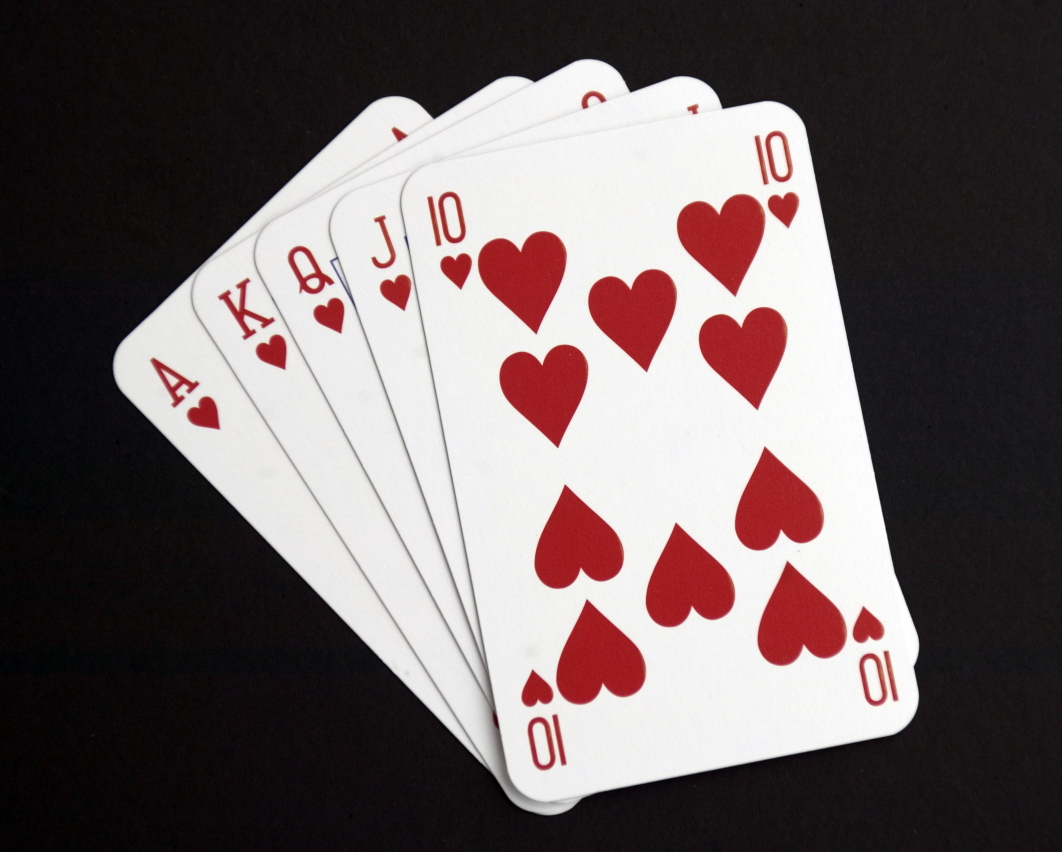
#> input picture app/img/example2.jpg, 3184 x 2556 px (shown at 1/3 size)
$ jupyter execute --allow-errors image-wraping.ipynb
#> lines starting #> are read from the running program, lines starting #| are printed output that depends on the picture
[cell 1]
import cv2
from matplotlib import pyplot as plt
import numpy as np

[cell 2]
x = np.float64([[0.3709170854271357, 0.2007042253521127],
 [0.7465452261306532, 0.12402190923317684],
 [0.4839824120603015, 0.9252738654147105],
 [0.8684045226130653, 0.8407668231611893]])

x[:,0] = x[:,0]/3184
x[:,1] = x[:,1]/2556
x.tolist()

[cell 3]
image = cv2.imread('../img/example2.jpg')
#> image is the input picture: shape (2556, 3184, 3); mean B, G, R 100.2, 99.4, 111.3
h,w,_ = image.shape
#> h = 2556; w = 3184

[cell 4]
h,w
#> Out = (2556, 3184)

[cell 5]
x[:,0] = x[:,0]*3184
x[:,1] = x[:,1]*2556
x.tolist()

[cell 6]
image_rgb = cv2.cvtColor(image, cv2.COLOR_BGR2RGB)

# Display the image using Matplotlib
plt.imshow(image_rgb)
plt.title('Displayed Image')
plt.axis('off')  # Turn off axis numbers
plt.show()

[cell 7]
def warp_image(image, src_points, w, h):
    """
    Warps an image from src_points to a new dimension (w, h).

    :param image: Input image
    :param src_points: List of four source points (x, y) in the order
                       top-left, top-right, bottom-left, bottom-right.
    :param w: Width of the output image
    :param h: Height of the output image
    :return: Warped image
    """
#> called with src_points = array of shape (4, 2), w = 600, h = 800
    # Destination points
    dst_points = np.float32([[0, 0], [w, 0], [0, h], [w, h]])

    # Compute the perspective transform matrix and warp the image
    matrix = cv2.getPerspectiveTransform(src_points, dst_points)
    warped_image = cv2.warpPerspective(image, matrix, (w, h))
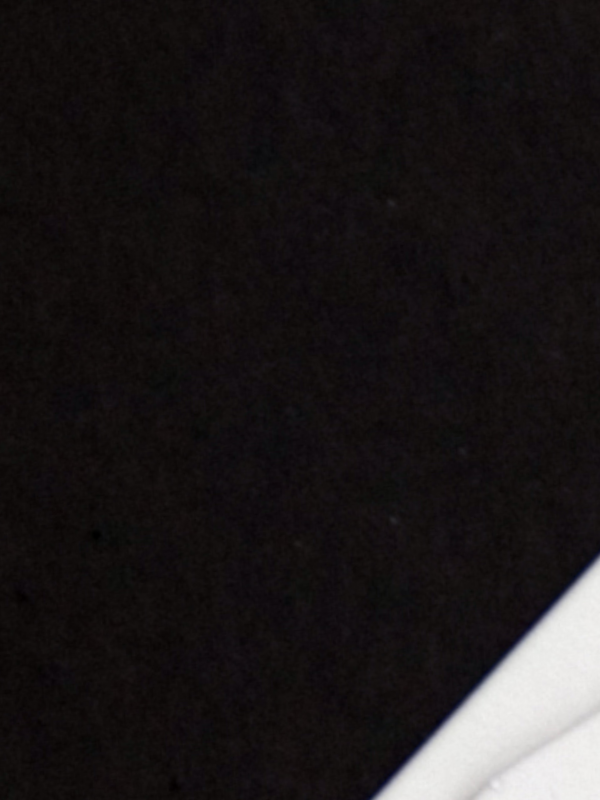
#> warped_image: shape (800, 600, 3); mean B, G, R 26.4, 25.8, 29.7

    return warped_image

[cell 8]
src_points = np.float32([
    [524, 112],  # Top-left point
    [913, 145],  # Top-right point
    [490, 650],  # Bottom-left point
    [881, 687]   # Bottom-right point
])

# Desired width and height
width, height = 600, 800

# Warp the image
warped = warp_image(image, src_points, width, height)

[cell 9]
image_rgb = cv2.cvtColor(warped, cv2.COLOR_BGR2RGB)
#> image_rgb: shape (800, 600, 3)

# Display the image using Matplotlib
plt.imshow(image_rgb)
plt.title('Displayed Image')
plt.axis('off')  # Turn off axis numbers
plt.show()

[cell 10]
import cv2
import numpy as np
import requests

def read_image_from_url(url):
    # Send an HTTP GET request to the URL
    response = requests.get(url)

    # Raise an exception if the request was unsuccessful
    response.raise_for_status()

    # Convert the response content to a NumPy array
    image_array = np.frombuffer(response.content, dtype=np.uint8)

    # Decode the NumPy array to an OpenCV image
    image = cv2.imdecode(image_array, cv2.IMREAD_COLOR)

    # If needed, convert color from BGR to RGB
    image = cv2.cvtColor(image, cv2.COLOR_BGR2RGB)

    return image

# Example usage
url = 'https://external-content.duckduckgo.com/iu/?u=http%3A%2F%2Fupload.wikimedia.org%2Fwikipedia%2Fcommons%2Fe%2Fe2%2FA_studio_image_of_a_hand_of_playing_cards._MOD_45148377.jpg&f=1&nofb=1&ipt=982488faf2b7b347563830f58c00e7503ef6c18b387d23ae5d7bad3ab658b215&ipo=images'  # Replace with your image URL
#> (the rest of this cell did not finish here and is left out)

[cell 11]
src_points = np.float32([
    [1200, 520],
    [2377, 317],
    [1541, 2365],
    [2765, 2149],
    ])
width, height = 600, 800

warped = warp_image(image, src_points, width, height)
#> call 2 of warp_image, with src_points = array of shape (4, 2), w = 600, h = 800
#> in warp_image (call 2), `warped_image = cv2.warpPerspective(image, matrix, (w, h))`:
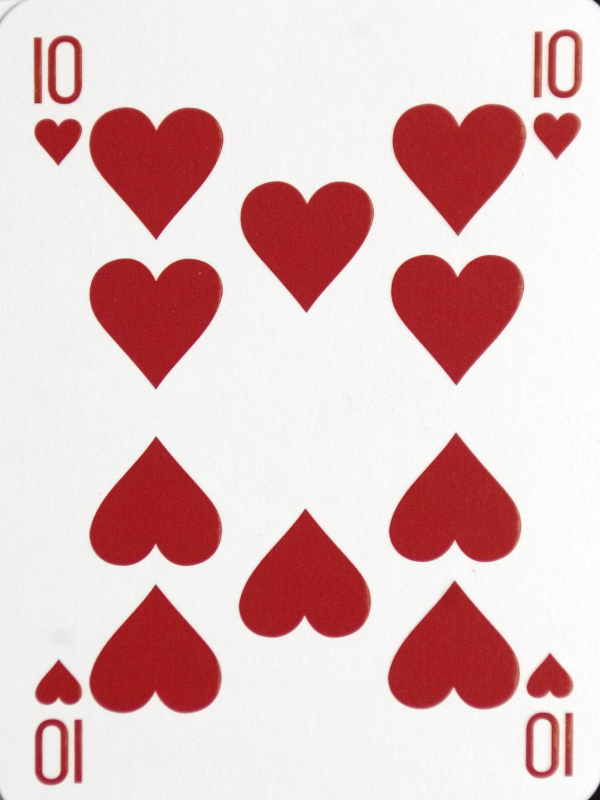
#> warped_image: shape (800, 600, 3); mean B, G, R 191.6, 191.4, 224.4

$ run again, with app/img/example.jpg copied over app/img/example2.jpg
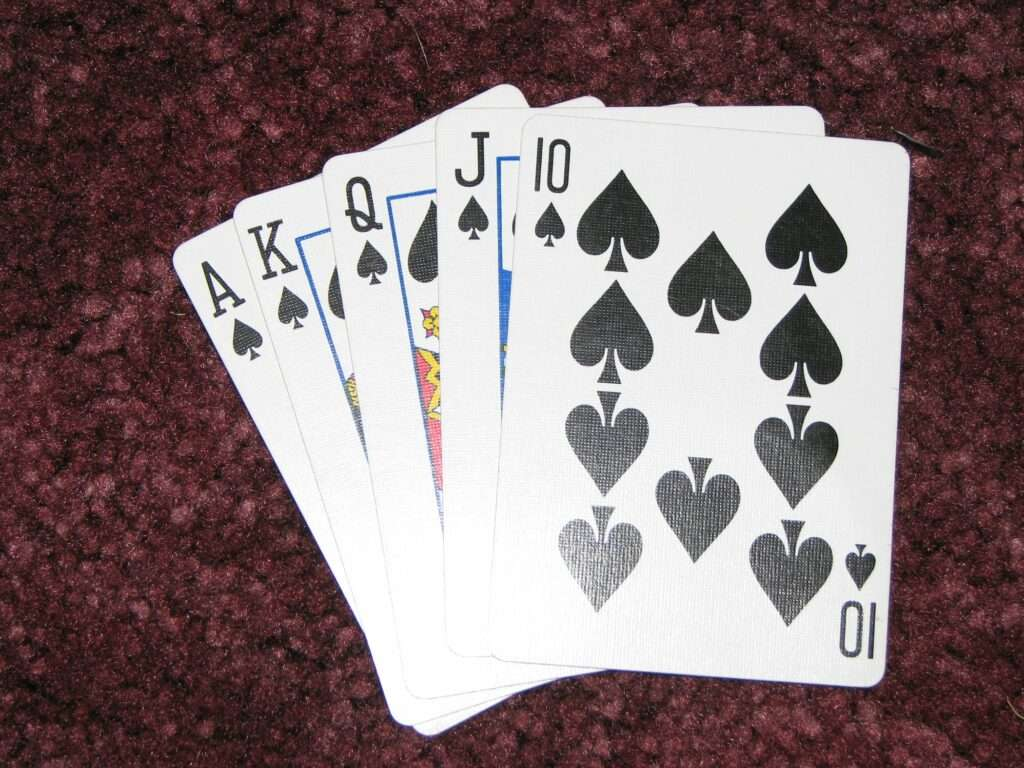
#> input picture app/img/example.jpg, 1024 x 768 px
#> image is the input picture: shape (768, 1024, 3); mean B, G, R 118, 116.8, 133.8
#> in warp_image, `warped_image = cv2.warpPerspective(image, matrix, (w, h))`:
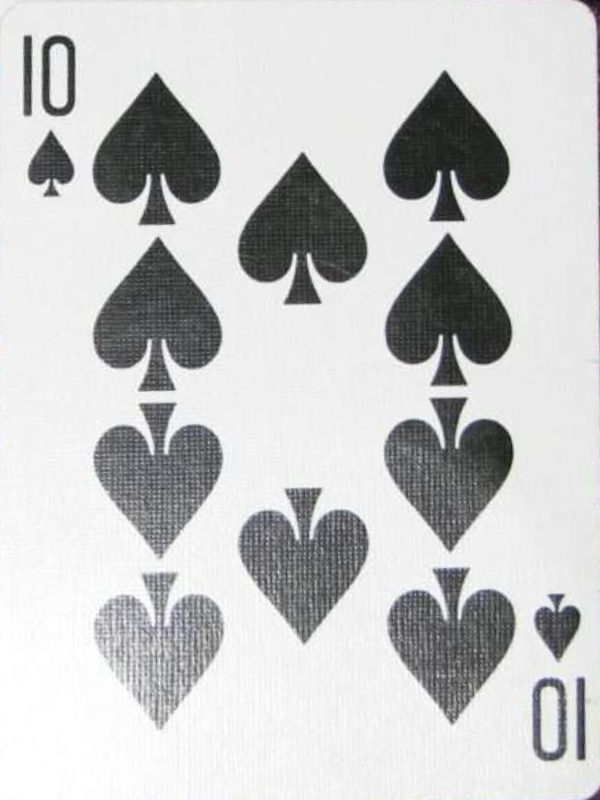
#> warped_image: shape (800, 600, 3); mean B, G, R 200.7, 200.6, 199.8
#> warped_image: shape (800, 600, 3); every value is 0
